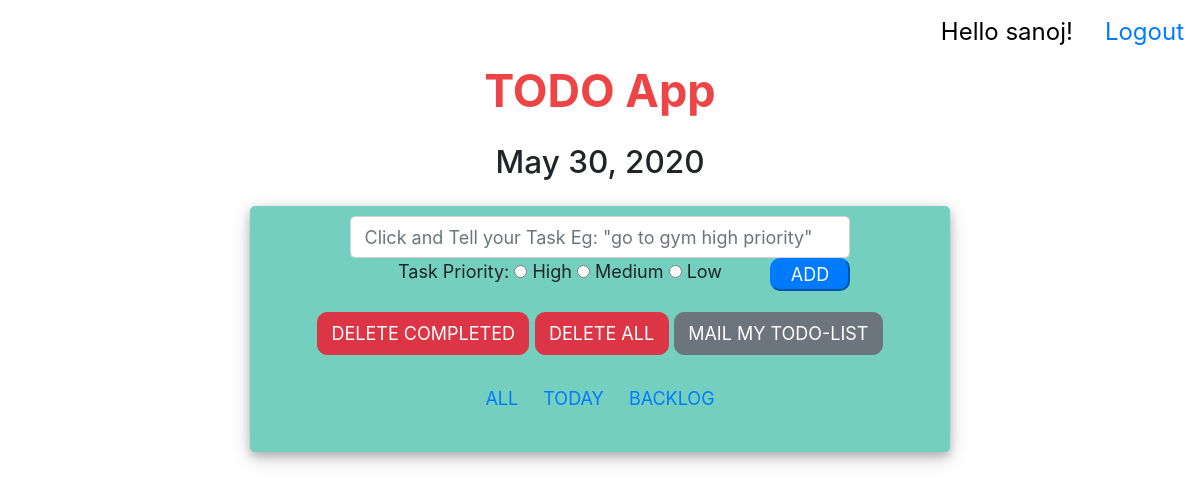
Page / (signed in) on the earlier database version.
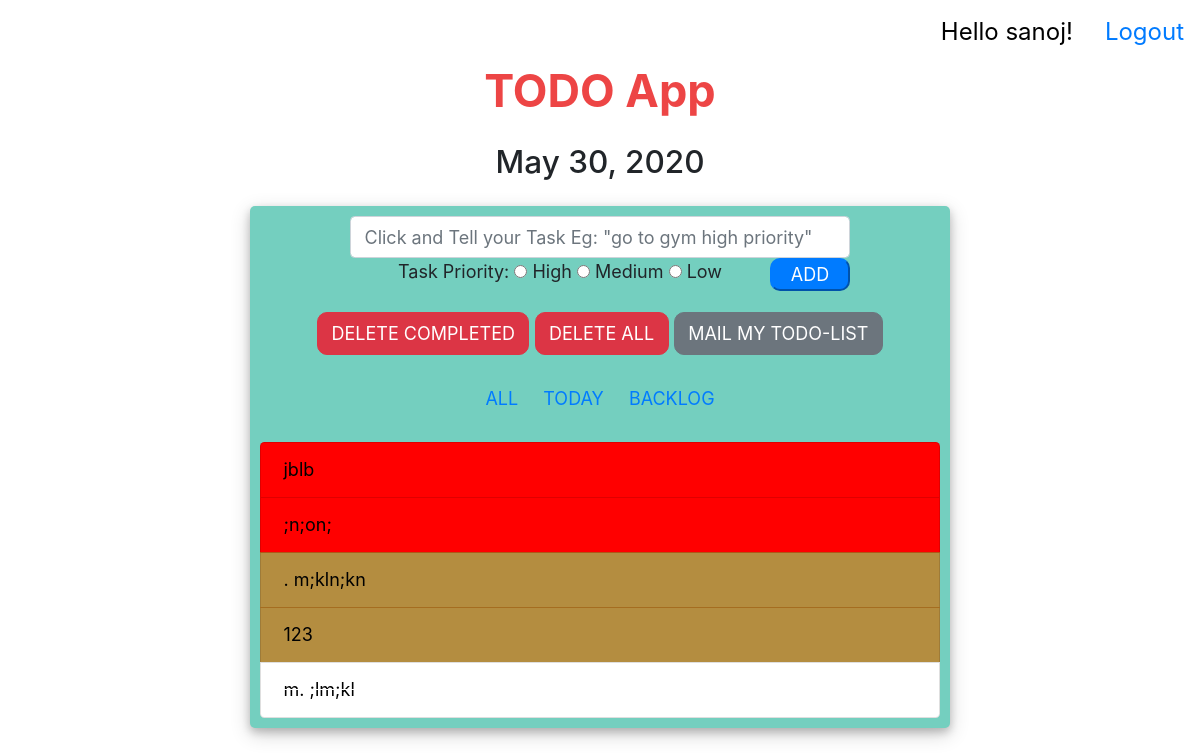
Same page on the later database version.
### todo/models.py (models this page shows)
class Todo(models.Model):
    text = models.CharField(max_length=100, unique=True)
    complete = models.BooleanField(default=False)
    priority = models.IntegerField(choices=priorities, default=3)
    owner = models.ForeignKey(User, on_delete=models.CASCADE)
    date = models.DateField(auto_now=False, auto_now_add=True)
    current = models.BooleanField(default=True)

### todo/views.py (the view)
# urls.py: path('', views.todo, name = 'home'),
def todo(request, todaylist='0'):
    if(not request.user.is_authenticated):
        return redirect("login")
    current_user = request.user
    if(request.method == 'POST'):
        form = TodoForm(request.POST)
        if(form.is_valid()):
            entered_todo = Todo(text=request.POST['text'], owner = request.user, priority=request.POST['priority'])
            entered_todo.save()
            return redirect("todo")
    date = datetime.today().date()
    todoList = list(Todo.objects.filter(owner=current_user).order_by('complete','priority'))
    for todo in todoList:
        if(todo.date < date):
            todo.current = False
        else:
            todo.current = True
    todoListCurrent = list(Todo.objects.filter(owner=current_user, current=True).order_by('complete','priority'))
    todoListBacklog = list(Todo.objects.filter(owner=current_user, current=False, complete=False).order_by('complete','priority'))
    todoListShow = todoList
    if(todaylist=='1'):
        todoListShow = todoListCurrent
    if(todaylist=='2'):
        todoListShow = todoListBacklog
    form = TodoForm()
    context = {'todoList': todoListShow,
               'form': form,
               'date': date,
               'current_user' : current_user
               }
    return render(request, 'todo.html', context=context)

### todo/forms.py
class TodoForm(forms.Form):
    text = forms.CharField(
        max_length=100,
        widget=forms.TextInput( attrs={
            'class': 'form-control ',
            'style':'width: 500px;',
            'placeholder': 'Click and Tell your Task Eg: "go to gym high priority"',
            'id':'speechToText',
            'onclick':'record()'
            })
            )
    priority = forms.CharField(
        label='Task Priority: ',
        required=True,
        widget=forms.RadioSelect(choices=priorities, attrs={'class': 'radiabtn'})
            )

### todo/templates/todo.html (shortened to what the changed rows need)
<html>
    <link rel="stylesheet" href="https://stackpath.bootstrapcdn.com/bootstrap/4.1.3/css/bootstrap.min.css">
	<link rel="stylesheet" href="https://use.fontawesome.com/releases/v5.6.1/css/all.css">
         <h1 style="text-align:center; margin-bottom:25px; color: rgba(231, 6, 6, 0.747); font-weight:700;">TODO App</h1>
         <div class="d-flex justify-content-center ">
         <div class="user_card">
         <body>
             <div class="center-column">
             <div class="d-flex justify-content-center ">
                 <form action="" method="POST" role="form" style="text-align:center">
                     <span style="display:inline">
                         {% for priority in form.priority|slice:"0:3" %}
                         <li style="display:inline">
                             {{priority}}
                         </li>
                         {% endfor %}
                     </span>
                 </form>
            </div>
                 <ul class="list-group" >
                     {% for todo in todoList%}
                     {% if todo.complete %}
                     <li class="list-group-item todo-completed"><a
                             href="{% url 'completetoggle' todo.id %}" class= 'todoitems' >{{todo.text}}</a></li>
                     {% else %}
                     {% if todo.priority == 1 %}
                     <li class="highpriority list-group-item todo-incomplete"><a
                             href="{% url 'completetoggle' todo.id %}" class="todoitems">{{todo.text}}</a></li>
                     {% endif %}
                     {% if todo.priority == 2 %}
                     <li class="mediumpriority list-group-item todo-incomplete"><a
                             href="{% url 'completetoggle' todo.id %}" class="todoitems" >{{todo.text}}</a></li>
                     {% endif %}
                     {% endif %}
                     {% endfor %}
                 </ul>
             </div>
         </body>
         </div>
         </div>
    </html>

Differences in the rows shown:
added Todo: text "jblb"
added Todo: text ";n;on;"
added Todo: text ". m;kln;kn"
added Todo: text "123"
added Todo: text "m. ;lm;kl"
